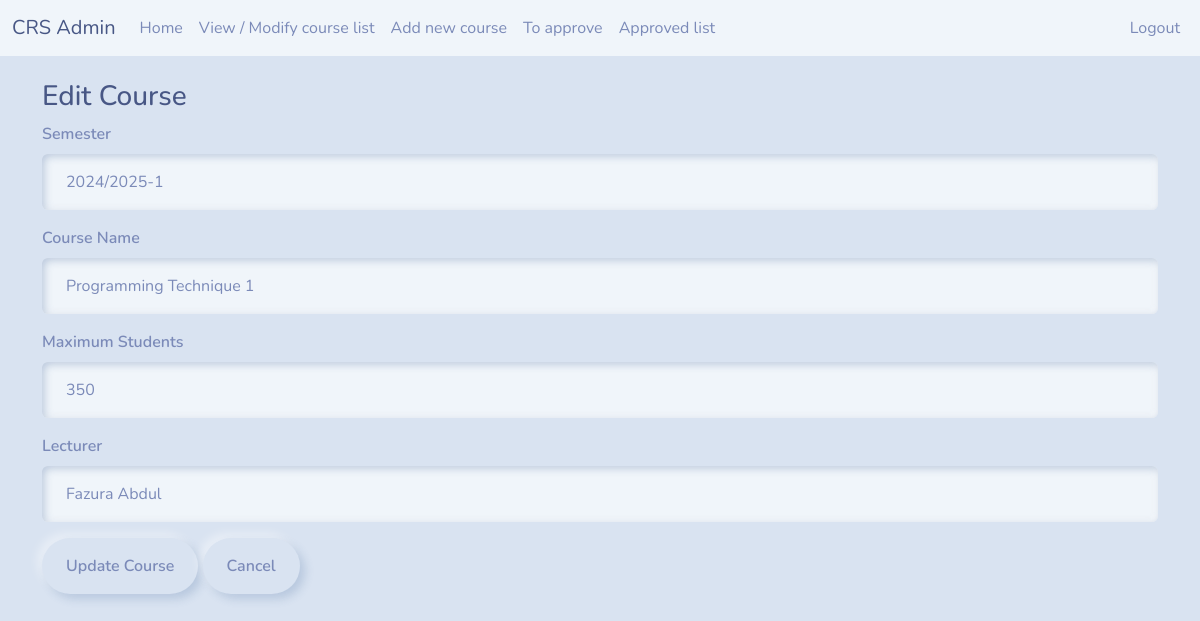
Screenshot of /editcourse.php?code=SECJ1033 (signed in) with the database file from the repository.
### tables this page shows
CREATE TABLE `tb_course` (
  `c_code` varchar(10) NOT NULL,
  `c_name` varchar(30) NOT NULL,
  `c_credit` int(11) NOT NULL,
  `c_lec` varchar(10) NOT NULL,
  `c_maxstudent` int(11) NOT NULL,
  `c_sem` varchar(20) NOT NULL
);

### editcourse.php (the view, shortened to what this page needs)
<?php
include 'headeradvisor.php';
include 'dbconnect.php';
$code = $_GET['code'];
$sql = "SELECT * FROM tb_course WHERE c_code = '$code'";
$result = mysqli_query($con, $sql);
$row = mysqli_fetch_array($result);
?>
<div class="container mt-4">
    <div class="row">
        <div class="col">
            <h3>Edit Course</h3>
            <form method="POST" action="editcourseprocess.php">
                <div class="mb-3">
                    <label for="semester" class="form-label">Semester</label>
                    <input type="text" class="form-control" id="semester" name="fsem" value="<?php echo $row['c_sem']; ?>" required>
                </div>
                <div class="mb-3">
                    <label for="coursename" class="form-label">Course Name</label>
                    <input type="text" class="form-control" id="coursename" name="fname" value="<?php echo $row['c_name']; ?>" required>
                </div>
                <div class="mb-3">
                    <label for="maxstudents" class="form-label">Maximum Students</label>
                    <input type="number" class="form-control" id="maxstudents" name="fmax" value="<?php echo $row['c_maxstudent']; ?>" required>
                </div>
                <div class="mb-3">
                    <label for="lecturer" class="form-label">Lecturer</label>
                    <select class="form-control" id="lecturer" name="flec" required>
                        <?php
                        $sql_lec = "SELECT u_sno, u_name FROM tb_user WHERE u_utype = 1";
                        $result_lec = mysqli_query($con, $sql_lec);
                        while($row_lec = mysqli_fetch_array($result_lec)) {
                            $selected = ($row_lec['u_sno'] == $row['c_lec']) ? 'selected' : '';
                            echo "<option value='".$row_lec['u_sno']."' ".$selected.">".$row_lec['u_name']."</option>";
                        }
                        ?>
                    </select>
                </div>
                <button type="submit" class="btn btn-primary">Update Course</button>
                <a href="addnewcourse.php" class="btn btn-secondary">Cancel</a>
            </form>
        </div>
    </div>
</div>

### rows the page displays
tb_course: fsem "2024/2025-1", fname "Programming Technique 1", fmax "350"

### other values shown
form field flec "Fazura Abdul"
